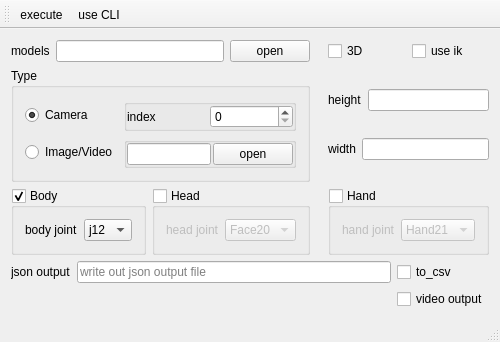
<?xml version="1.0" encoding="UTF-8"?>
<ui version="4.0">
 <class>MainWindow</class>
 <widget class="QMainWindow" name="MainWindow">
  <property name="geometry">
   <rect>
    <x>0</x>
    <y>0</y>
    <width>434</width>
    <height>311</height>
   </rect>
  </property>
  <property name="windowTitle">
   <string>MainWindow</string>
  </property>
  <widget class="QWidget" name="centralWidget">
   <layout class="QGridLayout" name="gridLayout_2">
    <item row="0" column="0" colspan="2">
     <layout class="QHBoxLayout" name="models">
      <item>
       <widget class="QLabel" name="models_label">
        <property name="text">
         <string>models</string>
        </property>
       </widget>
      </item>
      <item>
       <widget class="QLineEdit" name="models_lineEdit"/>
      </item>
      <item>
       <widget class="QPushButton" name="models_pushButton">
        <property name="text">
         <string>open</string>
        </property>
       </widget>
      </item>
     </layout>
    </item>
    <item row="1" column="4">
     <layout class="QVBoxLayout" name="verticalLayout_4">
      <item>
       <layout class="QHBoxLayout" name="horizontalLayout_4">
        <item>
         <widget class="QLabel" name="label_2">
          <property name="text">
           <string>height</string>
          </property>
         </widget>
        </item>
        <item>
         <widget class="QLineEdit" name="height_LineEdit"/>
        </item>
       </layout>
      </item>
      <item>
       <layout class="QHBoxLayout" name="horizontalLayout_3">
        <item>
         <widget class="QLabel" name="label">
          <property name="text">
           <string>width</string>
          </property>
         </widget>
        </item>
        <item>
         <widget class="QLineEdit" name="width_LineEdit"/>
        </item>
       </layout>
      </item>
     </layout>
    </item>
    <item row="7" column="0" colspan="5">
     <layout class="QGridLayout" name="gridLayout_3">
      <item row="1" column="0">
       <widget class="QLabel" name="json_label">
        <property name="text">
         <string>json output</string>
        </property>
       </widget>
      </item>
      <item row="1" column="1">
       <widget class="QLineEdit" name="json_lineEdit">
        <property name="placeholderText">
         <string>write out json output file</string>
        </property>
       </widget>
      </item>
      <item row="1" column="2">
       <widget class="QCheckBox" name="csv_checkBox">
        <property name="text">
         <string>to_csv</string>
        </property>
       </widget>
      </item>
      <item row="2" column="2">
       <widget class="QCheckBox" name="video_checkBox">
        <property name="text">
         <string>video output</string>
        </property>
       </widget>
      </item>
     </layout>
    </item>
    <item row="6" column="4">
     <widget class="QGroupBox" name="hand_groupBox">
      <property name="title">
       <string>Hand</string>
      </property>
      <property name="checkable">
       <bool>true</bool>
      </property>
      <property name="checked">
       <bool>false</bool>
      </property>
      <layout class="QVBoxLayout" name="verticalLayout_3">
       <item>
        <layout class="QHBoxLayout" name="handJoint_horizontalLayout">
         <item>
          <widget class="QLabel" name="handJoint_label">
           <property name="text">
            <string>hand joint</string>
           </property>
          </widget>
         </item>
         <item>
          <widget class="QComboBox" name="hand_comboBox">
           <item>
            <property name="text">
             <string>Hand21</string>
            </property>
           </item>
          </widget>
         </item>
        </layout>
       </item>
      </layout>
     </widget>
    </item>
    <item row="1" column="0" colspan="2">
     <widget class="QGroupBox" name="groupBox">
      <property name="title">
       <string>Type</string>
      </property>
      <layout class="QGridLayout" name="gridLayout">
       <item row="1" column="0">
        <widget class="QRadioButton" name="media_radioButton">
         <property name="text">
          <string>Image/Video</string>
         </property>
        </widget>
       </item>
       <item row="0" column="0">
        <widget class="QRadioButton" name="camera_radioButton">
         <property name="text">
          <string>Camera</string>
         </property>
         <property name="checked">
          <bool>true</bool>
         </property>
        </widget>
       </item>
       <item row="0" column="1">
        <widget class="QGroupBox" name="camera_groupBox">
         <property name="title">
          <string/>
         </property>
         <layout class="QHBoxLayout" name="horizontalLayout">
          <property name="spacing">
           <number>0</number>
          </property>
          <property name="leftMargin">
           <number>0</number>
          </property>
          <property name="topMargin">
           <number>0</number>
          </property>
          <property name="rightMargin">
           <number>0</number>
          </property>
          <property name="bottomMargin">
           <number>0</number>
          </property>
          <item>
           <widget class="QLabel" name="camidx_label">
            <property name="text">
             <string>index</string>
            </property>
           </widget>
          </item>
          <item>
           <widget class="QSpinBox" name="camidx_spinBox">
            <property name="value">
             <number>0</number>
            </property>
           </widget>
          </item>
         </layout>
        </widget>
       </item>
       <item row="1" column="1">
        <widget class="QGroupBox" name="media_groupBox">
         <property name="title">
          <string/>
         </property>
         <layout class="QHBoxLayout" name="horizontalLayout_2">
          <property name="spacing">
           <number>2</number>
          </property>
          <property name="leftMargin">
           <number>0</number>
          </property>
          <property name="topMargin">
           <number>0</number>
          </property>
          <property name="rightMargin">
           <number>0</number>
          </property>
          <property name="bottomMargin">
           <number>0</number>
          </property>
          <item>
           <widget class="QLineEdit" name="media_lineEdit"/>
          </item>
          <item>
           <widget class="QPushButton" name="media_pushButton">
            <property name="text">
             <string>open</string>
            </property>
           </widget>
          </item>
         </layout>
        </widget>
       </item>
      </layout>
     </widget>
    </item>
    <item row="6" column="0">
     <widget class="QGroupBox" name="body_groupBox">
      <property name="title">
       <string>Body</string>
      </property>
      <property name="checkable">
       <bool>true</bool>
      </property>
      <layout class="QVBoxLayout" name="verticalLayout">
       <item>
        <layout class="QHBoxLayout" name="bodyJoint_horizontalLayout">
         <item>
          <widget class="QLabel" name="bodyJoint_label">
           <property name="text">
            <string>body joint</string>
           </property>
          </widget>
         </item>
         <item>
          <widget class="QComboBox" name="body_comboBox">
           <item>
            <property name="text">
             <string>j12</string>
            </property>
           </item>
           <item>
            <property name="text">
             <string>j18</string>
            </property>
           </item>
           <item>
            <property name="text">
             <string>j20</string>
            </property>
           </item>
           <item>
            <property name="text">
             <string>j23</string>
            </property>
           </item>
           <item>
            <property name="text">
             <string>j25</string>
            </property>
           </item>
          </widget>
         </item>
        </layout>
       </item>
      </layout>
     </widget>
    </item>
    <item row="6" column="1">
     <widget class="QGroupBox" name="head_groupBox">
      <property name="title">
       <string>Head</string>
      </property>
      <property name="checkable">
       <bool>true</bool>
      </property>
      <property name="checked">
       <bool>false</bool>
      </property>
      <layout class="QVBoxLayout" name="verticalLayout_2">
       <item>
        <layout class="QHBoxLayout" name="headJoint_horizontalLayout">
         <item>
          <widget class="QLabel" name="headJoint_label">
           <property name="text">
            <string>head joint</string>
           </property>
          </widget>
         </item>
         <item>
          <widget class="QComboBox" name="head_comboBox">
           <item>
            <property name="text">
             <string>Face20</string>
            </property>
           </item>
          </widget>
         </item>
        </layout>
       </item>
      </layout>
     </widget>
    </item>
    <item row="0" column="4">
     <layout class="QHBoxLayout" name="horizontalLayout_6">
      <item>
       <widget class="QCheckBox" name="render3d_checkBox">
        <property name="text">
         <string>3D</string>
        </property>
        <property name="checkable">
         <bool>true</bool>
        </property>
       </widget>
      </item>
      <item>
       <widget class="QCheckBox" name="ik_checkBox">
        <property name="text">
         <string>use ik</string>
        </property>
       </widget>
      </item>
     </layout>
    </item>
   </layout>
  </widget>
  <widget class="QMenuBar" name="menuBar">
   <property name="geometry">
    <rect>
     <x>0</x>
     <y>0</y>
     <width>434</width>
     <height>21</height>
    </rect>
   </property>
  </widget>
  <widget class="QToolBar" name="mainToolBar">
   <attribute name="toolBarArea">
    <enum>TopToolBarArea</enum>
   </attribute>
   <attribute name="toolBarBreak">
    <bool>false</bool>
   </attribute>
   <addaction name="actionexecute"/>
   <addaction name="actioncli"/>
  </widget>
  <widget class="QStatusBar" name="statusBar"/>
  <action name="actionexecute">
   <property name="text">
    <string>execute</string>
   </property>
  </action>
  <action name="actioncli">
   <property name="text">
    <string>use CLI</string>
   </property>
   <property name="toolTip">
    <string>cli</string>
   </property>
  </action>
 </widget>
 <layoutdefault spacing="6" margin="11"/>
 <resources/>
 <connections/>
</ui>
